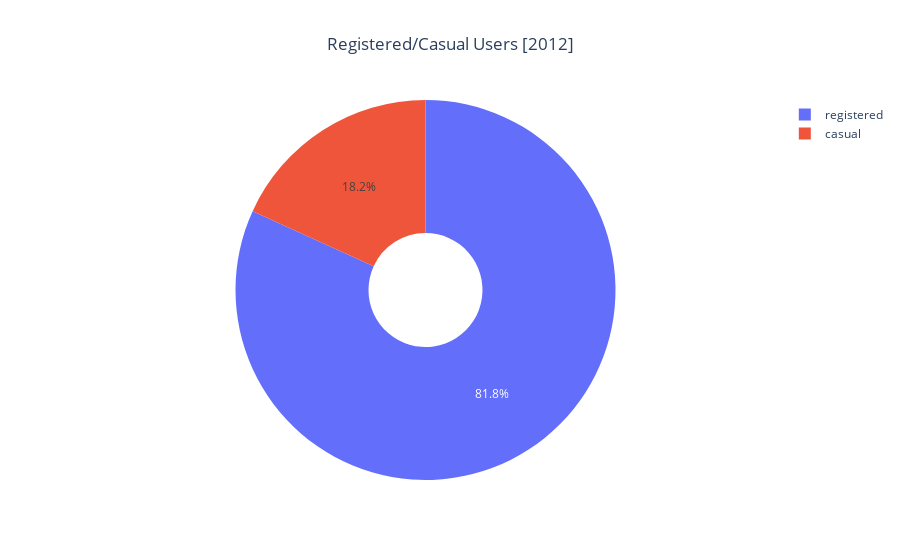

Notebook code cell kept with this figure:
### Code cell
values=df_clean.loc['2012',['casual','registered']].sum()
labels=['casual','registered']

fig4=go.Figure(data=[go.Pie(labels=labels,values=values,hole=.3)])
fig4.update_layout(
    title={
    'text': 'Registered/Casual Users [2012]',
    'x':0.5,
    'xanchor': 'center'},
) 

fig4.show()

### Figure 1 — Plotly figure (JSON) as saved in the notebook; plotly's stock layout.template omitted (floating-point values rounded to 4 significant figures)
{"data": [{"hole": 0.3, "labels": ["casual", "registered"], "type": "pie", "values": [372765, 1676811]}], "layout": {"title": {"text": "Registered/Casual Users [2012]", "x": 0.5, "xanchor": "center"}}}
